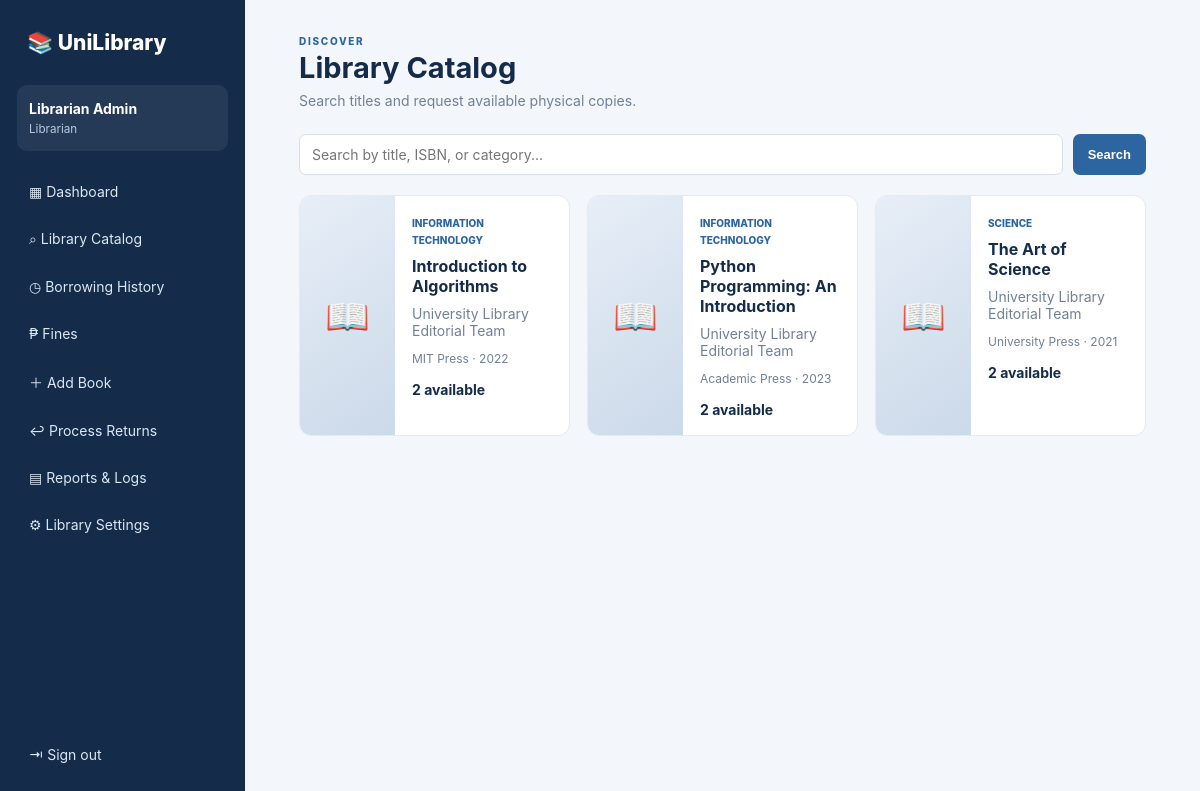
The app's page /catalog (signed in) with its own data.
### tables this page shows
CREATE TABLE users (
 id INTEGER PRIMARY KEY AUTOINCREMENT,
 username TEXT NOT NULL UNIQUE,
 password_hash TEXT NOT NULL,
 full_name TEXT NOT NULL,
 email TEXT NOT NULL UNIQUE,
 role TEXT NOT NULL CHECK(role IN ('librarian','student','faculty')),
 student_number TEXT,
 department TEXT,
 created_at TEXT NOT NULL DEFAULT CURRENT_TIMESTAMP
);

CREATE TABLE books (
 id INTEGER PRIMARY KEY AUTOINCREMENT,
 isbn TEXT UNIQUE,
 title TEXT NOT NULL,
 publisher TEXT,
 publication_year INTEGER,
 category_id INTEGER REFERENCES categories(id) ON DELETE SET NULL,
 description TEXT,
 created_at TEXT NOT NULL DEFAULT CURRENT_TIMESTAMP
);

CREATE TABLE categories (
 id INTEGER PRIMARY KEY AUTOINCREMENT,
 name TEXT NOT NULL UNIQUE
);

### app.py (the view)
@app.route("/catalog")
@login_required
def catalog():
    q = request.args.get("q","").strip()
    with connect() as db:
        books = db.execute("""SELECT b.*,cat.name category,
            (SELECT COUNT(*) FROM book_copies c WHERE c.book_id=b.id AND c.status='available') available,
            (SELECT GROUP_CONCAT(a.name, ', ') FROM book_authors ba JOIN authors a ON a.id=ba.author_id WHERE ba.book_id=b.id) authors
            FROM books b LEFT JOIN categories cat ON cat.id=b.category_id
            WHERE b.title LIKE ? OR COALESCE(b.isbn,'') LIKE ? OR COALESCE(cat.name,'') LIKE ?
            ORDER BY b.title""", (f"%{q}%",f"%{q}%",f"%{q}%")).fetchall()
    with connect() as db:
        copies = {b["id"]: db.execute("SELECT id,accession_number FROM book_copies WHERE book_id=? AND status='available' ORDER BY accession_number", (b["id"],)).fetchall() for b in books}
    return render_template("catalog.html", books=books, q=q, copies=copies)

### app.py (called while the page is built)
def current_user():
    if "user_id" not in session: return None
    with connect() as db:
        return db.execute("SELECT * FROM users WHERE id=?", (session["user_id"],)).fetchone()

def login_required(fn):
    @wraps(fn)
    def wrapper(*args, **kwargs):
        if not current_user():
            flash("Please log in first.", "warning")
            return redirect(url_for("login"))
        return fn(*args, **kwargs)
    return wrapper

@app.context_processor
def inject_user():
    return {"logged_user": current_user()}

### database.py (called while the page is built)
def connect():
    DB_PATH.parent.mkdir(parents=True, exist_ok=True)
    conn = sqlite3.connect(DB_PATH)
    conn.row_factory = sqlite3.Row
    conn.execute("PRAGMA foreign_keys = ON")
    return conn

### templates/catalog.html (shortened to what this page needs)
{% extends "base.html" %}{% block title %}Library Catalog{% endblock %}{% block content %}
<div class="page-head"><div><p class="eyebrow">DISCOVER</p><h1>Library Catalog</h1><p class="muted">Search titles and request available physical copies.</p></div></div>
<form class="searchbar" method="get"><input name="q" value="{{ q }}" placeholder="Search by title, ISBN, or category..."><button class="btn primary">Search</button></form>
<div class="book-grid">{% for book in books %}<article class="book-card"><div class="book-cover">📖</div><div class="book-info"><span class="tag">{{ book.category or 'Uncategorized' }}</span><h3>{{ book.title }}</h3><p class="muted">{{ book.authors or 'Author not listed' }}</p><p class="small-muted">{{ book.publisher or 'Publisher n/a' }} · {{ book.publication_year or 'Year n/a' }}</p><div class="book-bottom"><b>{{ book.available }} available</b></div>
</div></article>{% else %}<p class="empty">No books match your search.</p>{% endfor %}</div>
{% endblock %}

### templates/base.html (shortened to what this page needs)
<!doctype html>
<html lang="en"><head><meta charset="utf-8"><meta name="viewport" content="width=device-width, initial-scale=1">
<title>{% block title %}University Library{% endblock %}</title><link rel="stylesheet" href="{{ url_for('static', filename='css/style.css') }}"></head>
<body>
{% if logged_user %}
<aside class="sidebar"><div class="brand">📚 <span>UniLibrary</span></div>
<div class="user-mini"><strong>{{ logged_user.full_name }}</strong><small>{{ logged_user.role|title }}</small></div>
<nav>
<a href="{{ url_for('dashboard') }}">▦ Dashboard</a><a href="{{ url_for('catalog') }}">⌕ Library Catalog</a>
<a href="{{ url_for('history') }}">◷ Borrowing History</a><a href="{{ url_for('fines') }}">₱ Fines</a>
{% if logged_user.role == 'librarian' %}
<a href="{{ url_for('add_book') }}">＋ Add Book</a><a href="{{ url_for('returns') }}">↩ Process Returns</a>
<a href="{{ url_for('reports') }}">▤ Reports & Logs</a><a href="{{ url_for('settings') }}">⚙ Library Settings</a>
{% endif %}
</nav><a class="logout" href="{{ url_for('logout') }}">⇥ Sign out</a></aside>
{% endif %}
<main class="{{ 'main' if logged_user else 'auth-main' }}">
{% block content %}{% endblock %}
</main>
</body></html>

### static/css/style.css (style rules this page uses)
:root { --navy:#142b4a;--navy2:#1d3d63;--blue:#2d65a0;--bg:#f3f6fa;--text:#1f2937;--muted:#718096;--line:#e4eaf1;--white:#fff }
* { box-sizing:border-box }
body { margin:0;background:var(--bg);color:var(--text);font-family:Inter,Segoe UI,Arial,sans-serif;font-size:14px }
.sidebar { position:fixed;inset:0 auto 0 0;width:245px;background:var(--navy);color:white;padding:25px 17px;display:flex;flex-direction:column;z-index:3 }
.brand { font-size:21px;font-weight:800;padding:5px 10px 30px }
.user-mini { padding:15px 12px;background:#ffffff12;border-radius:10px;margin-bottom:20px;display:flex;flex-direction:column;gap:5px }
.user-mini small { color:#b8c9dc }
nav { display:flex;flex-direction:column;gap:6px }
nav a,.logout { color:#dce7f3;text-decoration:none;padding:12px;border-radius:8px }
.logout { margin-top:auto }
.main { margin-left:245px;padding:35px 4.5%;max-width:1600px }
.page-head { display:flex;align-items:center;justify-content:space-between;gap:20px;margin-bottom:25px }
.page-head h1 { font-size:29px;margin:3px 0 7px;color:var(--navy) }
.eyebrow { font-size:10px;letter-spacing:1.7px;color:var(--blue);font-weight:800;margin:0 }
.muted { color:var(--muted);margin:0 }
.small-muted { font-size:12px;color:var(--muted) }
.btn { border:0;border-radius:7px;padding:10px 15px;display:inline-flex;align-items:center;justify-content:center;text-decoration:none;font-weight:700;font-size:13px;cursor:pointer }
.btn.primary { background:var(--blue);color:white }
.searchbar { display:flex;gap:10px;margin:20px 0 }
.searchbar input { flex:1 }
input,select,textarea { width:100%;padding:11px 12px;border:1px solid #d7e0ea;border-radius:7px;background:white;color:var(--text);font:inherit;outline:none }
.book-grid { display:grid;grid-template-columns:repeat(3,minmax(0,1fr));gap:17px }
.book-card { background:white;border:1px solid var(--line);border-radius:12px;overflow:hidden;display:flex;min-height:220px }
.book-cover { width:95px;flex-shrink:0;background:linear-gradient(145deg,#e7eef7,#cbd9e9);display:grid;place-items:center;font-size:36px }
.book-info { padding:17px;min-width:0;flex:1 }
.book-info h3 { font-size:16px;color:var(--navy);margin:9px 0 }
.tag { font-size:10px;color:var(--blue);font-weight:800;text-transform:uppercase }
.book-bottom { display:flex;align-items:center;justify-content:space-between;margin-top:15px;color:var(--navy) }

### records on screen
users: full_name "Librarian Admin", role "Librarian"
books: name "INFORMATION TECHNOLOGY", title "Introduction to Algorithms", authors "University Library Editorial Team", publisher "MIT Press", publication_year "2022", available "2"
books: name "INFORMATION TECHNOLOGY", title "Python Programming: An Introduction", authors "University Library Editorial Team", publisher "Academic Press", publication_year "2023", available "2"
books: name "SCIENCE", title "The Art of Science", authors "University Library Editorial Team", publisher "University Press", publication_year "2021", available "2"
